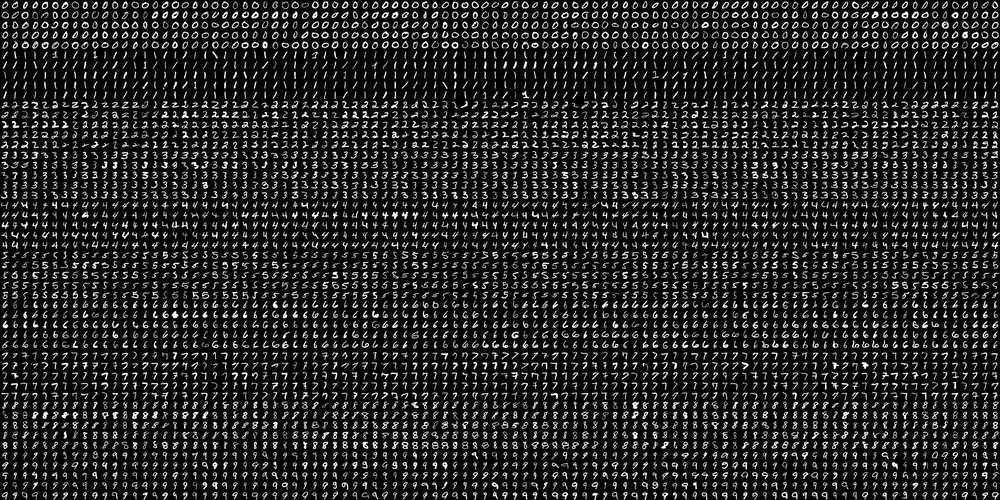
#> input picture digits.png, 1000 x 500 px, shrunk from 2000 x 1000 before the run
$ python HogSVM.py
#> lines starting #> are read from the running program, lines starting #| are printed output that depends on the picture; long printed decimals are rounded
import sys

from cv2 import cv2
import numpy as np

SIZE_IMAGE = 20
NUMBER_CLASSES = 10


def load_digits_and_labels(big_image):
#> called with big_image = 'digits.png'
    digits_img = cv2.imread(big_image, 0)
#> digits_img is the input picture: shape (500, 1000); min 0, max 255, mean 36.1

    number_rows = digits_img.shape[1] / SIZE_IMAGE
#> number_rows = 50
    rows = np.vsplit(digits_img, digits_img.shape[0] / SIZE_IMAGE)
#> rows = 25 items

    digits = []
    for row in rows:
        row_cells = np.hsplit(row, number_rows)
        for digit in row_cells:
            digits.append(digit)
#> this loop made 25 passes
#> after the loop, digits = 1250 items

    digits = np.array(digits)
    labels = np.repeat(np.arange(NUMBER_CLASSES), len(digits) / NUMBER_CLASSES)
#> labels = 1250 values from 0 to 9
    return digits, labels


def deskew(img):
    m = cv2.moments(img)
    if abs(m["mu02"]) < 1e-2:
        return img.copy()
    skew = m["mu11"] / m["mu02"]
    M = np.float32([[1, skew, -0.5 * SIZE_IMAGE * skew], [0, 1, 0]])
    img = cv2.warpAffine(img, M, (SIZE_IMAGE, SIZE_IMAGE), flags=cv2.WARP_INVERSE_MAP | cv2.INTER_LINEAR)
    return img


def svm_init(C=12.5, gamma=0.50625):
    model = cv2.ml.SVM_create()
    model.setGamma(gamma)
    model.setC(C)
    model.setKernel(cv2.ml.SVM_LINEAR)
    model.setTermCriteria((cv2.TERM_CRITERIA_MAX_ITER, 100, 1e-6))
    return model


def svm_train(model, samples, responses):
    model.train(samples, cv2.ml.ROW_SAMPLE, responses)
    return model


def svm_predict(model, samples):
    return model.predict(samples)[1].ravel()


def svm_evaluate(model, samples, labels):
    predictions = svm_predict(model, samples)
    accuracy = (labels == predictions).mean()
    print("percentage acc", accuracy * 100)


def get_hog():
    hog = cv2.HOGDescriptor((SIZE_IMAGE, SIZE_IMAGE), (8, 8), (4, 4), (8, 8), 9, 1, -1, 0, 0.2, 1, 64, True)
    print("get descriptor size:{}".format(hog.getDescriptorSize()))
    return hog


def raw_pixels(img):
    return img.flatten()


digits, labels = load_digits_and_labels("digits.png")
#> labels = 1250 values from 0 to 9

rand = np.random.RandomState()

shuffle = rand.permutation(len(digits))
#> shuffle = 1250 values, max 1249 at index 503, min 0 at index 585, mean 624.5
digits, labels = digits[shuffle], labels[shuffle]
#> labels = 1250 values, max 9 at index 8, min 0 at index 5, mean 4.5

hog = get_hog()

hog_descriptors = []
for img in digits:
    deskewed = deskew(img)
    hog_descriptors.append(hog.compute(img))
#> this loop made 1250 passes
#> (skew in deskew, M in deskew) on passes 1 to 3: (0.099, [[1, 0.099, -0.99], [0, 1, 0]]), (-0.00378, [[1, -0.00378, 0.0378], [0, 1, 0]]), (0.0119, [[1, 0.0119, -0.119], [0, 1, 0]])
#> pass 1, in deskew, `img = cv2.warpAffine(img, M, (SIZE_IMAGE, SIZE_IMAGE), flags=cv2.WARP_..`:
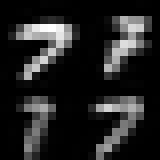
#> img: shape (20, 20) (shown 8 times larger); min 0, max 255, mean 34.8
#> pass 2, in deskew (call 2), `img = cv2.warpAffine(img, M, (SIZE_IMAGE, SIZE_IMAGE), flags=cv2.WARP_..`:
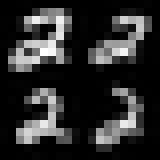
#> img: shape (20, 20) (shown 8 times larger); min 0, max 255, mean 43.8
#> pass 3, in deskew (call 3), `img = cv2.warpAffine(img, M, (SIZE_IMAGE, SIZE_IMAGE), flags=cv2.WARP_..`:
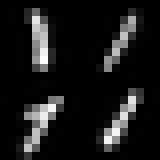
#> img: shape (20, 20) (shown 8 times larger); min 0, max 252, mean 25.4
#> after the loop, hog_descriptors = 1250 items
hog_descriptors = np.squeeze(hog_descriptors)
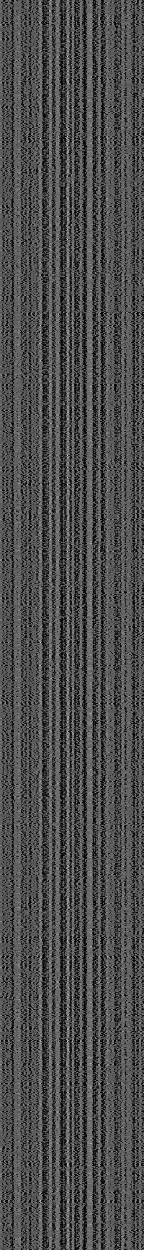
#> hog_descriptors: shape (1250, 144) float32; min 0, max 0.876, mean 0.302

partition = int(0.5 * len(hog_descriptors))
#> partition = 625
hog_descriptors_train, hog_descriptors_test = np.split(hog_descriptors, [partition])
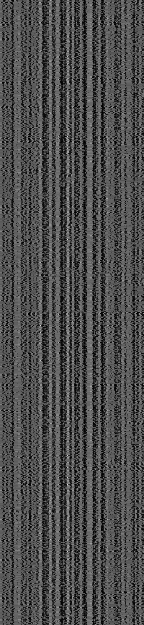
#> hog_descriptors_train: shape (625, 144) float32; min 0, max 0.876, mean 0.302
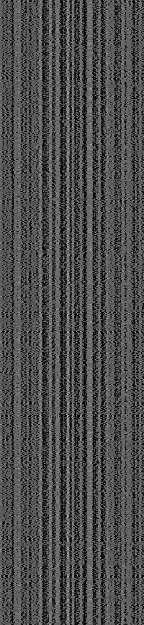
#> hog_descriptors_test: shape (625, 144) float32; min 0, max 0.868, mean 0.302
labels_train, labels_test = np.split(labels, [partition])
#> labels_train = 625 values, max 9 at index 8, min 0 at index 5, mean 4.43; labels_test = 625 values, max 9 at index 10, min 0 at index 26, mean 4.57

print("training svm ...")
model = svm_init()
svm_train(model, hog_descriptors_train, labels_train)

print("evaluate svm ...")
svm_evaluate(model, hog_descriptors_test, labels_test)
#> in svm_evaluate, `predictions = svm_predict(model, samples)`: predictions has the same summary as labels_test outside svm_evaluate
#> in svm_evaluate, `accuracy = (labels == predictions).mean()`: accuracy = 0.898
#| percentage acc 89.760

print(model.getUncompressedSupportVectors())
hog.setSVMDetector(model.getClassWeights())
